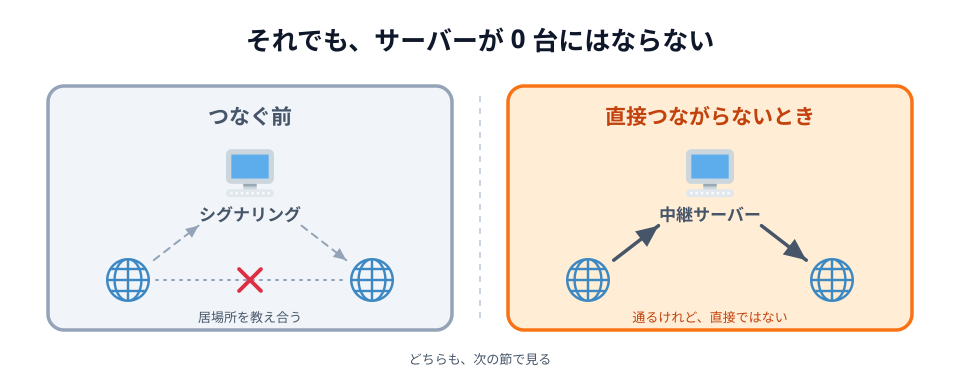

This figure's Python source:
# 07-exceptions.svg
# スキーマ: SPLITTING（サーバーが要る 2 つの場面を並べる）
# 直接つながるのは「つながったあと」の話で、両端にサーバーが残ることを見せる

import sys

sys.path.insert(0, "/Users/seekseep/.claude/skills/genfig")
from genfig import Canvas, PALETTE

c = Canvas(960, 380)

c.text(480, 50, "それでも、サーバーが 0 台にはならない", scale="xl")

# --- つなぐ前 -----------------------------------------------------------
c.sticky(48, 86, 404, 244, color="gray")
c.text(250, 124, "つなぐ前", scale="lg", fill=PALETTE["gray"]["text"])

sv1 = c.node(250, 186, "シグナリング", emoji_cp="1f5a5", w=64, h=56,
             label_scale="label")
a1 = c.node(128, 280, "", emoji_cp="1f310", w=60, h=52)
b1 = c.node(372, 280, "", emoji_cp="1f310", w=60, h=52)

c.link(a1, sv1, dash="dashed", primary=False)
c.link(sv1, b1, dash="dashed", primary=False)
c.link(a1, b1, dash="dotted", primary=False, head=False)
c.emoji("274c", 236, 266, 28)

c.text(250, 322, "居場所を教え合う", scale="sm")

c.raw('<line x1="480" y1="96" x2="480" y2="320" '
      'stroke="#cbd5e1" stroke-width="2" stroke-dasharray="6 6"/>')

# --- 直接つながらないとき -----------------------------------------------
c.sticky(508, 86, 404, 244, color="orange")
c.text(710, 124, "直接つながらないとき", scale="lg", fill=PALETTE["orange"]["text"])

sv2 = c.node(710, 186, "中継サーバー", emoji_cp="1f5a5", w=64, h=56,
             label_scale="label")
a2 = c.node(588, 280, "", emoji_cp="1f310", w=60, h=52)
b2 = c.node(832, 280, "", emoji_cp="1f310", w=60, h=52)

c.link(a2, sv2)
c.link(sv2, b2)

c.text(710, 322, "通るけれど、直接ではない", scale="sm",
       fill=PALETTE["orange"]["text"])

c.text(480, 364, "どちらも、次の節で見る", scale="sm")

c.save("07-exceptions.svg")
